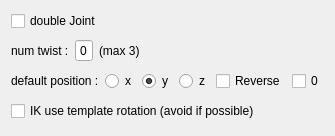
<?xml version="1.0" encoding="UTF-8"?>
<ui version="4.0">
    <class>Form</class>
    <widget class="QWidget" name="Form">
        <property name="geometry">
            <rect>
                <x>0</x>
                <y>0</y>
                <width>309</width>
                <height>136</height>
            </rect>
        </property>
        <property name="windowTitle">
            <string>Form</string>
        </property>
        <layout class="QVBoxLayout" name="verticalLayout">
            <item>
                <widget class="QCheckBox" name="doubleJoint_ckb">
                    <property name="text">
                        <string>double Joint</string>
                    </property>
                </widget>
            </item>
            <item>
                <layout class="QHBoxLayout" name="horizontalLayout">
                    <item>
                        <widget class="QLabel" name="label">
                            <property name="text">
                                <string>num twist :</string>
                            </property>
                        </widget>
                    </item>
                    <item>
                        <widget class="QSpinBox" name="numTwist_box">
                            <property name="buttonSymbols">
                                <enum>QAbstractSpinBox::NoButtons</enum>
                            </property>
                            <property name="maximum">
                                <number>3</number>
                            </property>
                        </widget>
                    </item>
                    <item>
                        <widget class="QLabel" name="label_3">
                            <property name="text">
                                <string>(max 3)</string>
                            </property>
                        </widget>
                    </item>
                    <item>
                        <widget class="QLabel" name="label_2">
                            <property name="sizePolicy">
                                <sizepolicy hsizetype="MinimumExpanding" vsizetype="Preferred">
                                    <horstretch>0</horstretch>
                                    <verstretch>0</verstretch>
                                </sizepolicy>
                            </property>
                            <property name="text">
                                <string/>
                            </property>
                        </widget>
                    </item>
                </layout>
            </item>
            <item>
                <layout class="QHBoxLayout" name="horizontalLayout_2">
                    <item>
                        <widget class="QLabel" name="label_4">
                            <property name="text">
                                <string>default position :</string>
                            </property>
                        </widget>
                    </item>
                    <item>
                        <widget class="QRadioButton" name="defaultX_radioBtn">
                            <property name="text">
                                <string>x</string>
                            </property>
                        </widget>
                    </item>
                    <item>
                        <widget class="QRadioButton" name="defaultY_radioBtn">
                            <property name="text">
                                <string>y</string>
                            </property>
                            <property name="checked">
                                <bool>true</bool>
                            </property>
                        </widget>
                    </item>
                    <item>
                        <widget class="QRadioButton" name="defaultZ_radioBtn">
                            <property name="text">
                                <string>z</string>
                            </property>
                        </widget>
                    </item>
                    <item>
                        <widget class="QCheckBox" name="reverseOri_ckb">
                            <property name="text">
                                <string>Reverse</string>
                            </property>
                        </widget>
                    </item>
                    <item>
                        <widget class="QCheckBox" name="zeroPos_ckb">
                            <property name="text">
                                <string>0</string>
                            </property>
                        </widget>
                    </item>
                </layout>
            </item>
            <item>
                <widget class="QWidget" name="ikTmpRot_widget" native="true">
                    <layout class="QHBoxLayout" name="horizontalLayout_3">
                        <property name="spacing">
                            <number>0</number>
                        </property>
                        <property name="margin">
                            <number>0</number>
                        </property>
                        <item>
                            <widget class="QCheckBox" name="ikTmpRot_ckb">
                                <property name="text">
                                    <string>IK use template rotation (avoid if possible)</string>
                                </property>
                            </widget>
                        </item>
                    </layout>
                </widget>
            </item>
        </layout>
    </widget>
    <resources/>
    <connections/>
</ui>
